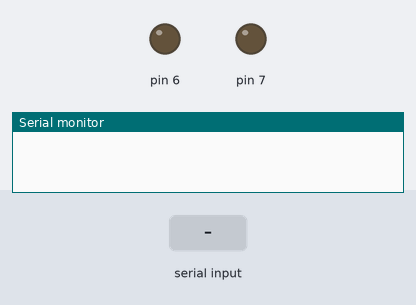
Bench run of a sketch on a simulated Arduino Uno, built with avr-gcc and run on an emulated ATmega328P. Shown: output pins drawn as LEDs (lit = HIGH), the last lines printed to the serial monitor. The inputs (shaded band) are chosen by the test bench.

Above: at 1.2 s.
1.3 s: "A" received over the second serial link
At 2.2 s:
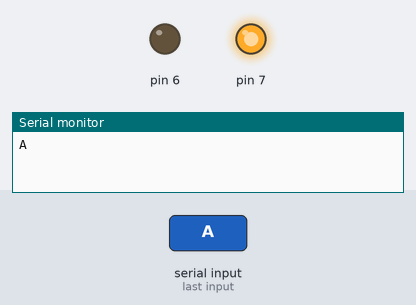
2.8 s: "B" received over the second serial link
At 3.4 s:
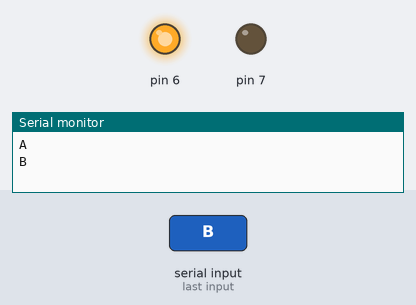
Timing chart, 0 to 5.8 s (numbered marks = the images above; inputs shaded):
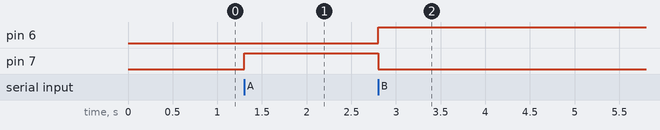

Measured:
- after the input at 1.3 s, pin 7: LOW → HIGH at once
- after the input at 2.8 s, pin 6: LOW → HIGH at once; pin 7: HIGH → LOW at once

The sketch:

bluetooth.ino
```cpp
#include <SoftwareSerial.h>

SoftwareSerial mySerial(10, 11);
char val;
void setup() {
  // put your setup code here, to run once:
  Serial.begin(9600);
  pinMode(6, OUTPUT);
  pinMode(7, OUTPUT);
}

void loop() {
  // put your main code here, to run repeatedly:
  if (mySerial.available()){
    val= mySerial.read();
    Serial.println(val);

    if ( val == 'A' ){
        digitalWrite(7, HIGH);
        digitalWrite(6, LOW);
    }else if (val == 'B'){
        digitalWrite(7, LOW);
        digitalWrite(6, HIGH);
    }
  }


}
```
